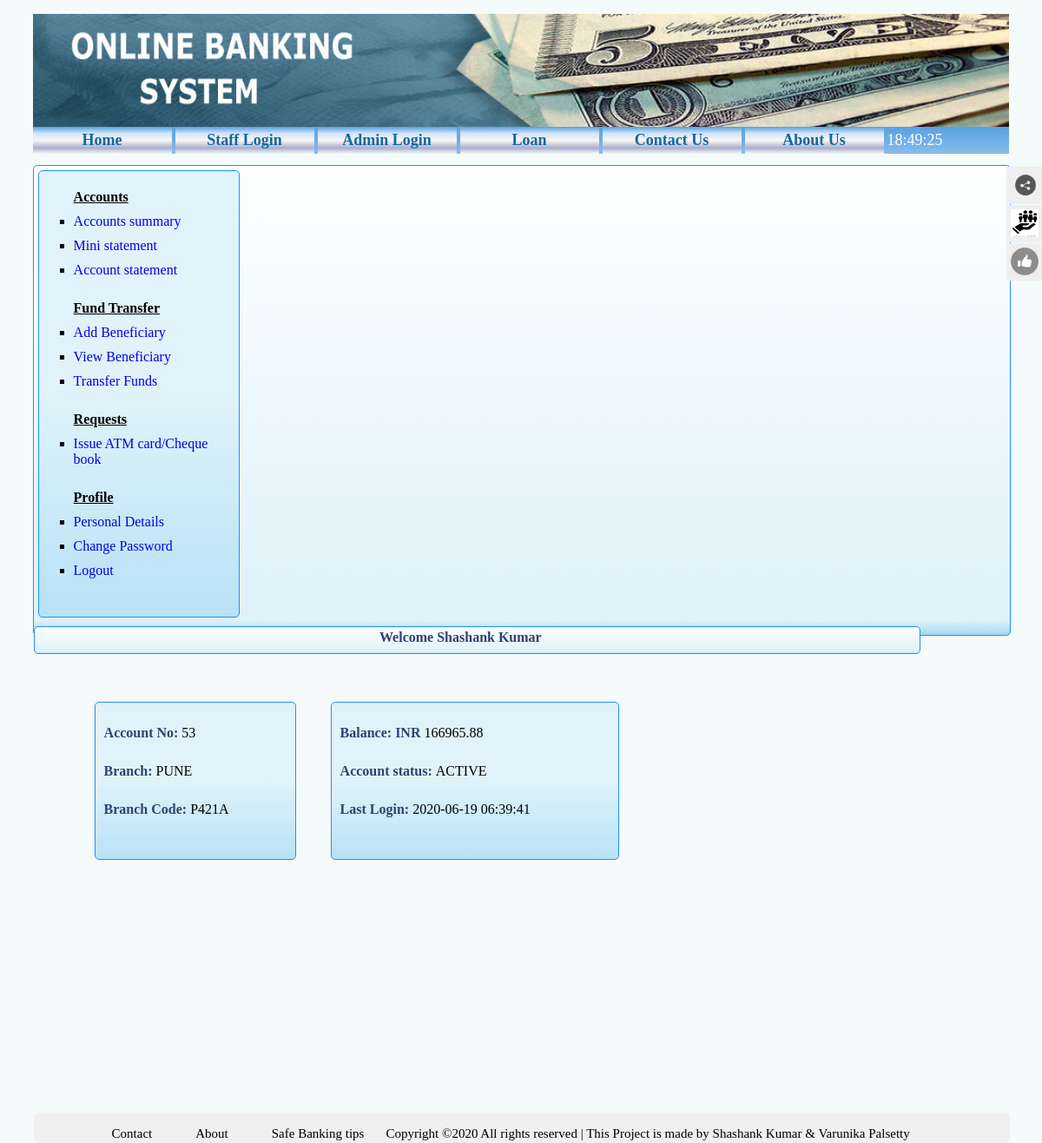
The page /customer_account_summary.php (signed in) on the database its author committed.
### tables this page shows
CREATE TABLE `customer` (
  `id` int(5) NOT NULL,
  `name` varchar(255) NOT NULL,
  `gender` char(1) NOT NULL,
  `dob` date NOT NULL,
  `nominee` varchar(255) NOT NULL,
  `account` varchar(255) NOT NULL,
  `address` varchar(255) NOT NULL,
  `mobile` varchar(11) NOT NULL,
  `email` varchar(255) NOT NULL,
  `password` varchar(255) NOT NULL,
  `branch` varchar(255) NOT NULL,
  `ifsc` varchar(255) NOT NULL,
  `lastlogin` datetime NOT NULL,
  `accstatus` varchar(255) NOT NULL
);

CREATE TABLE `passbook53` (
  `transactionid` int(5) NOT NULL,
  `transactiondate` date DEFAULT NULL,
  `name` varchar(255) DEFAULT NULL,
  `branch` varchar(255) DEFAULT NULL,
  `ifsc` varchar(255) DEFAULT NULL,
  `credit` int(10) DEFAULT NULL,
  `debit` int(10) DEFAULT NULL,
  `amount` float(10,2) DEFAULT NULL,
  `narration` varchar(255) DEFAULT NULL
);

### customer_account_summary.php (the view, shortened to what this page needs)
<?php
                $cust_id=$_SESSION['cust_id'];
                include 'conn/dbconn.php';
                $sql="SELECT * FROM customer WHERE email='$cust_id'";
                $result=  $conn->query($sql) or die(mysql_error());
                $rws=  mysqli_fetch_array($result);
                $account_no= $rws[0];
                $branch=$rws[10];
                $branch_code= $rws[11];
                $last_login= $rws[12];
                $acc_status=$rws[13];
                ?>
<!DOCTYPE html>
<html>
    <head>
        <link rel="stylesheet" href="css/newcss.css">
        <link rel="stylesheet" href="css/sidebar.css">
    </head>
        <?php include 'header.php' ?>
        <div class='content_customer_home'>
           <?php include 'customer_navbar.php'?>
            <div class="customer_top_nav">
             <div class="text">Welcome <?php echo $_SESSION['name']?></div>
            </div>
            <?php
                $sql="SELECT * FROM passbook".$_SESSION['login_id'] ;
                $result=  $conn->query($sql) or die(mysql_error());
                while($rws=  mysqli_fetch_array($result))
                {
                $balance=$rws[7];
                }
?>
            <div class="customer_body">
                <div class="content1">
            <p><span class="heading">Account No: </span><?php echo $account_no;?></p>
            <p><span class="heading">Branch: </span><?php echo $branch;?></p>
            <p><span class="heading">Branch Code: </span><?php echo $branch_code;?></p>
            </div>
            <div class="content2">
            <p><span class="heading">Balance: INR </span><?php echo $balance;?></p>
            <p><span class="heading">Account status: </span><?php echo $acc_status;?></p>
            <p><span class="heading">Last Login: </span><?php echo $last_login;?></p>
           </div>
        </div>
        <div class="sticky-container">
<ul class="sticky">
<li>   <a   rel="_blank"  href="safeonlinebanking.php" target="_blank" >
    <img width="32" height="32" title="" alt="" src="images/share.png" />
<p>Imp link</p>
</a>
</li>
<li>  <a  href="add_beneficiary.php" >
    <img width="32" height="32" title="" alt="" src="images/beni.png" />
<p>Add Bene</p>
</a>
</li>
<li> <a  href="customer_transfer.php">
    <img width="32" height="32" title="" alt="" src="images/thumb.png" />
<p>Fund Trans</p>
</a>
</li>
</ul>
</div>
               <?php include 'footer.php';?>
    </body>
</html>

### css/newcss.css (style rules this page uses)
body { background-color:#F9F6F4; background-color:#F5FAFA; font-family:verdana; }
.content_customer_home { height:540px; width:100%; border:1px solid dodgerblue; border-radius:5px; background: linear-gradient(to bottom, rgba(254,255,255,1) 0%,rgba(221,241,249,1) 97%,rgba(160,216,239,1) 100%); }
.customer_top_nav { height:30px; width:1019px; float: left; margin-top:5px; border:1px solid dodgerblue; border-radius:5px; background: linear-gradient(to bottom, rgba(254,255,255,1) 0%,rgba(221,241,249,1) 97%,rgba(160,216,239,1) 100%); }
.customer_top_nav .text { margin-left:39%; margin-top:3px; font-weight:bold; color:#2E4372; }
.customer_body { height:95%; width:1000px; float:left; margin-top:5px; border-radius:5px; }
.customer_body p { text-align:left; margin-left:10px; }
.customer_body .heading { font-weight:bold; color:#2E4372; }
.heading { font-weight:bold; color:#2E4372; }
.content1 { margin-left:7%; margin-top:5%; float:left; height:180px; width:230px; border:1px solid dodgerblue; border-radius:5px; background: linear-gradient(to bottom, rgba(224,243,250,1) 49%,rgba(184,226,246,1) 100%,rgba(182,223,253,1) 100%); }
.content2 { margin-left:4%; margin-top:5%; float:left; height:180px; width:330px; border:1px solid dodgerblue; border-radius:5px; background: linear-gradient(to bottom, rgba(224,243,250,1) 49%,rgba(184,226,246,1) 100%,rgba(182,223,253,1) 100%); }
.content1 p { padding-top:10px; }
.content2 p { padding-top:10px; }

### css/sidebar.css (style rules this page uses)
.sticky-container { padding: 0px; margin: 0px; position: fixed; right: -119px; top: 176px; width: 200px; }
.sticky li { list-style-type: none; background-color: #efefef; color: #efefef; height: 43px; padding: 0px; margin: 0px 0px 1px 0px; -webkit-transition: all 0.25s ease-in-out; -moz-transition: all 0.25s ease-in-out; -o-transition: all 0.25s ease-in-out; transition: all 0.25s ease-in-out; cursor: pointer; filter: gray; -webkit-filter: grayscale(100%); }
.sticky li img { float: left; margin: 5px 5px; margin-right: 10px; }
.sticky li p { padding: 0px; margin: 0px; text-transform: uppercase; line-height: 43px; }
.sticky li a { padding: 0px; margin: 0px; color:black; text-transform: uppercase; line-height: 43px; }

### rows shown on the page
customer: id "53", branch "PUNE", ifsc "P421A", accstatus "ACTIVE", lastlogin "2020-06-19 06:39:41"
passbook53: amount "166965.88"

### other values the page prints
$_SESSION['name'] "Shashank Kumar"
